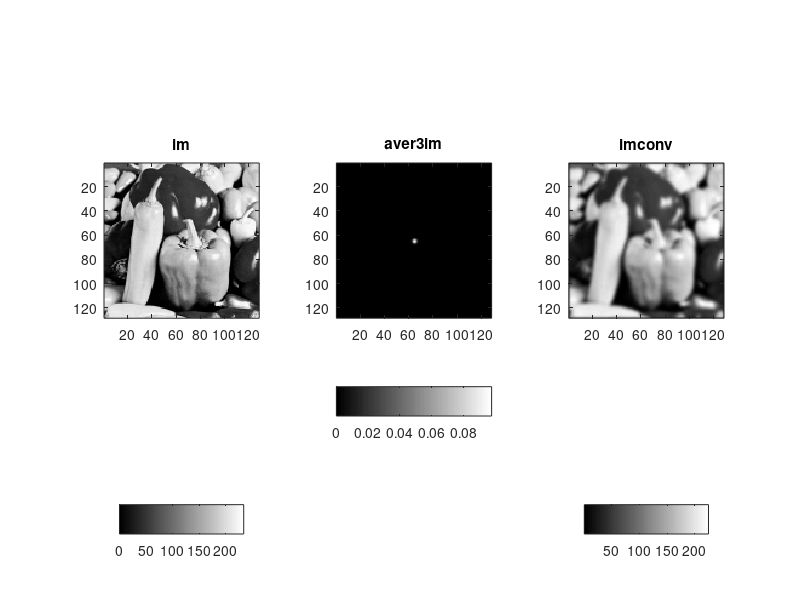
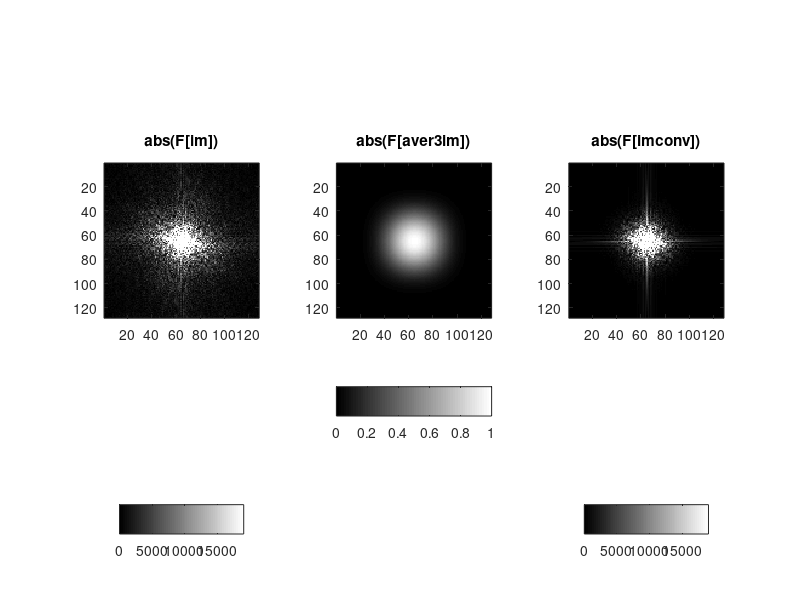

These figures' MATLAB source, in order:
load peppersmall
im = peppersmall;
aver = [1 2 1; 2 4 2; 1 2 1]/16;
aver3 = conv2(conv2(aver,aver,'full'),aver,'full');
imconv = conv2(im,aver3,'same');
aver3im = 0*im;
center = size(im,1)/2+1;
aver3im(center-3:center+3, center-3:center+3) = aver3;
IM = fftshift(fft2(ifftshift(im)));
AVER3IM = fftshift(fft2(ifftshift(aver3im)));
IMCONV = fftshift(fft2(ifftshift(imconv)));
maxIM = max(max(abs(IM)));
figure(1); colormap gray;
subplot(131); imagesc(im);
axis image; title('im'); colorbar('SouthOutside')
subplot(132); imagesc(aver3im);
axis image; title('aver3im'); colorbar('SouthOutside')
subplot(133); imagesc(imconv);
axis image; title('imconv'); colorbar('SouthOutside')
figure(2); colormap gray;
subplot(131); imagesc(abs(IM), [0 0.01*maxIM]);
axis image; title('abs(F[im])'); colorbar('SouthOutside')
subplot(132); imagesc(abs(AVER3IM));
axis image; title('abs(F[aver3im])'); colorbar('SouthOutside')
subplot(133); imagesc(abs(IMCONV), [0 0.01*maxIM]);
axis image; title('abs(F[imconv])'); colorbar('SouthOutside')
